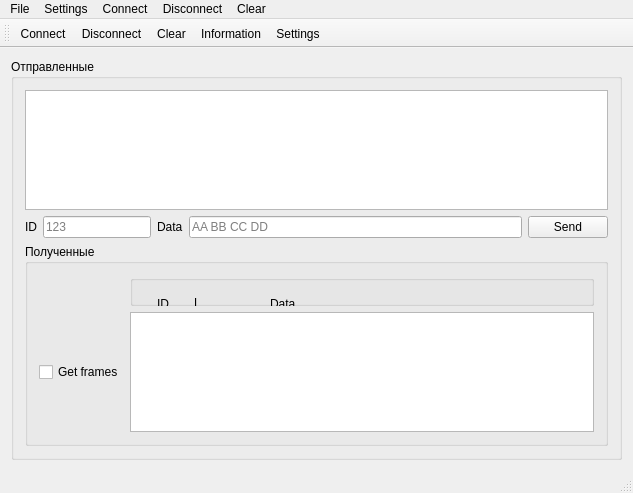
<?xml version="1.0" encoding="UTF-8"?>
<ui version="4.0">
 <class>MainWindow</class>
 <widget class="QMainWindow" name="MainWindow">
  <property name="geometry">
   <rect>
    <x>0</x>
    <y>0</y>
    <width>633</width>
    <height>493</height>
   </rect>
  </property>
  <property name="windowTitle">
   <string>MainWindow</string>
  </property>
  <widget class="QWidget" name="centralWidget">
   <layout class="QGridLayout" name="gridLayout">
    <item row="0" column="0">
     <layout class="QVBoxLayout" name="verticalLayout">
      <item>
       <widget class="QGroupBox" name="sentMessageBox">
        <property name="title">
         <string>Отправленные</string>
        </property>
        <layout class="QGridLayout" name="gridLayout_3">
         <item row="1" column="0">
          <widget class="QGroupBox" name="getMessageBox">
           <property name="title">
            <string>Полученные</string>
           </property>
           <property name="checkable">
            <bool>false</bool>
           </property>
           <property name="checked">
            <bool>false</bool>
           </property>
           <layout class="QGridLayout" name="gridLayout_2">
            <item row="2" column="1">
             <widget class="QPlainTextEdit" name="getMessagePlain"/>
            </item>
            <item row="2" column="0">
             <widget class="QCheckBox" name="getFramesCheckBox">
              <property name="text">
               <string>Get frames</string>
              </property>
              <property name="checked">
               <bool>false</bool>
              </property>
             </widget>
            </item>
            <item row="0" column="1">
             <widget class="QGroupBox" name="groupBox">
              <property name="title">
               <string/>
              </property>
              <widget class="QLabel" name="lengthLabel">
               <property name="geometry">
                <rect>
                 <x>64</x>
                 <y>20</y>
                 <width>67</width>
                 <height>16</height>
                </rect>
               </property>
               <property name="text">
                <string>L</string>
               </property>
              </widget>
              <widget class="QLabel" name="dataLabel">
               <property name="geometry">
                <rect>
                 <x>140</x>
                 <y>20</y>
                 <width>67</width>
                 <height>17</height>
                </rect>
               </property>
               <property name="text">
                <string>Data</string>
               </property>
              </widget>
              <widget class="QLabel" name="idLabel">
               <property name="geometry">
                <rect>
                 <x>27</x>
                 <y>20</y>
                 <width>67</width>
                 <height>17</height>
                </rect>
               </property>
               <property name="text">
                <string>ID</string>
               </property>
              </widget>
             </widget>
            </item>
           </layout>
          </widget>
         </item>
         <item row="0" column="0">
          <layout class="QVBoxLayout" name="verticalLayout_2">
           <item>
            <widget class="QPlainTextEdit" name="sentMessagePlain"/>
           </item>
           <item>
            <layout class="QHBoxLayout" name="horizontalLayout">
             <item>
              <widget class="QLabel" name="id">
               <property name="text">
                <string>ID</string>
               </property>
              </widget>
             </item>
             <item>
              <widget class="QLineEdit" name="idLineEdit">
               <property name="sizePolicy">
                <sizepolicy hsizetype="Minimum" vsizetype="Fixed">
                 <horstretch>0</horstretch>
                 <verstretch>0</verstretch>
                </sizepolicy>
               </property>
               <property name="placeholderText">
                <string>123</string>
               </property>
              </widget>
             </item>
             <item>
              <widget class="QLabel" name="data">
               <property name="text">
                <string>Data</string>
               </property>
              </widget>
             </item>
             <item>
              <widget class="QLineEdit" name="dataLineEdit">
               <property name="placeholderText">
                <string>AA BB CC DD</string>
               </property>
              </widget>
             </item>
             <item>
              <widget class="QPushButton" name="sendButon">
               <property name="text">
                <string>Send</string>
               </property>
              </widget>
             </item>
            </layout>
           </item>
          </layout>
         </item>
        </layout>
       </widget>
      </item>
     </layout>
    </item>
   </layout>
  </widget>
  <widget class="QMenuBar" name="menuBar">
   <property name="geometry">
    <rect>
     <x>0</x>
     <y>0</y>
     <width>633</width>
     <height>22</height>
    </rect>
   </property>
   <property name="contextMenuPolicy">
    <enum>Qt::ActionsContextMenu</enum>
   </property>
   <widget class="QMenu" name="menuFile">
    <property name="title">
     <string>File</string>
    </property>
   </widget>
   <widget class="QMenu" name="menuSettings">
    <property name="title">
     <string>Settings</string>
    </property>
   </widget>
   <widget class="QMenu" name="menuConnect">
    <property name="title">
     <string>Connect</string>
    </property>
   </widget>
   <widget class="QMenu" name="menuDisconnect">
    <property name="title">
     <string>Disconnect</string>
    </property>
   </widget>
   <widget class="QMenu" name="menuClear">
    <property name="title">
     <string>Clear</string>
    </property>
   </widget>
   <addaction name="menuFile"/>
   <addaction name="menuSettings"/>
   <addaction name="menuConnect"/>
   <addaction name="menuDisconnect"/>
   <addaction name="menuClear"/>
  </widget>
  <widget class="QToolBar" name="mainToolBar">
   <attribute name="toolBarArea">
    <enum>TopToolBarArea</enum>
   </attribute>
   <attribute name="toolBarBreak">
    <bool>false</bool>
   </attribute>
   <addaction name="actionConnect"/>
   <addaction name="actionDisconnect"/>
   <addaction name="actionClear"/>
   <addaction name="actionInformation"/>
   <addaction name="actionSettings"/>
  </widget>
  <widget class="QStatusBar" name="statusBar"/>
  <action name="actionConnect">
   <property name="icon">
    <iconset resource="resources/resources.qrc">
     <normaloff>:/actions/images/usbcable_78354.png (disconnect)</normaloff>:/actions/images/usbcable_78354.png (disconnect)</iconset>
   </property>
   <property name="text">
    <string>Connect</string>
   </property>
  </action>
  <action name="actionDisconnect">
   <property name="icon">
    <iconset resource="resources/resources.qrc">
     <normaloff>:/actions/images/closingsession_theoutputnear_cierredesesion_10028.png (exit)</normaloff>:/actions/images/closingsession_theoutputnear_cierredesesion_10028.png (exit)</iconset>
   </property>
   <property name="text">
    <string>Disconnect</string>
   </property>
  </action>
  <action name="actionClear">
   <property name="icon">
    <iconset resource="resources/resources.qrc">
     <normaloff>:/actions/images/actions_edit_clear_15784.png (clear)</normaloff>:/actions/images/actions_edit_clear_15784.png (clear)</iconset>
   </property>
   <property name="text">
    <string>Clear</string>
   </property>
  </action>
  <action name="actionSettings">
   <property name="icon">
    <iconset resource="resources/resources.qrc">
     <normaloff>:/actions/images/Settings_30027.png (settings)</normaloff>:/actions/images/Settings_30027.png (settings)</iconset>
   </property>
   <property name="text">
    <string>Settings</string>
   </property>
  </action>
  <action name="actionInformation">
   <property name="icon">
    <iconset resource="resources/resources.qrc">
     <normaloff>:/actions/images/info.png (info)</normaloff>:/actions/images/info.png (info)</iconset>
   </property>
   <property name="text">
    <string>Information</string>
   </property>
  </action>
 </widget>
 <layoutdefault spacing="6" margin="11"/>
 <resources>
  <include location="resources/resources.qrc"/>
 </resources>
 <connections/>
</ui>
